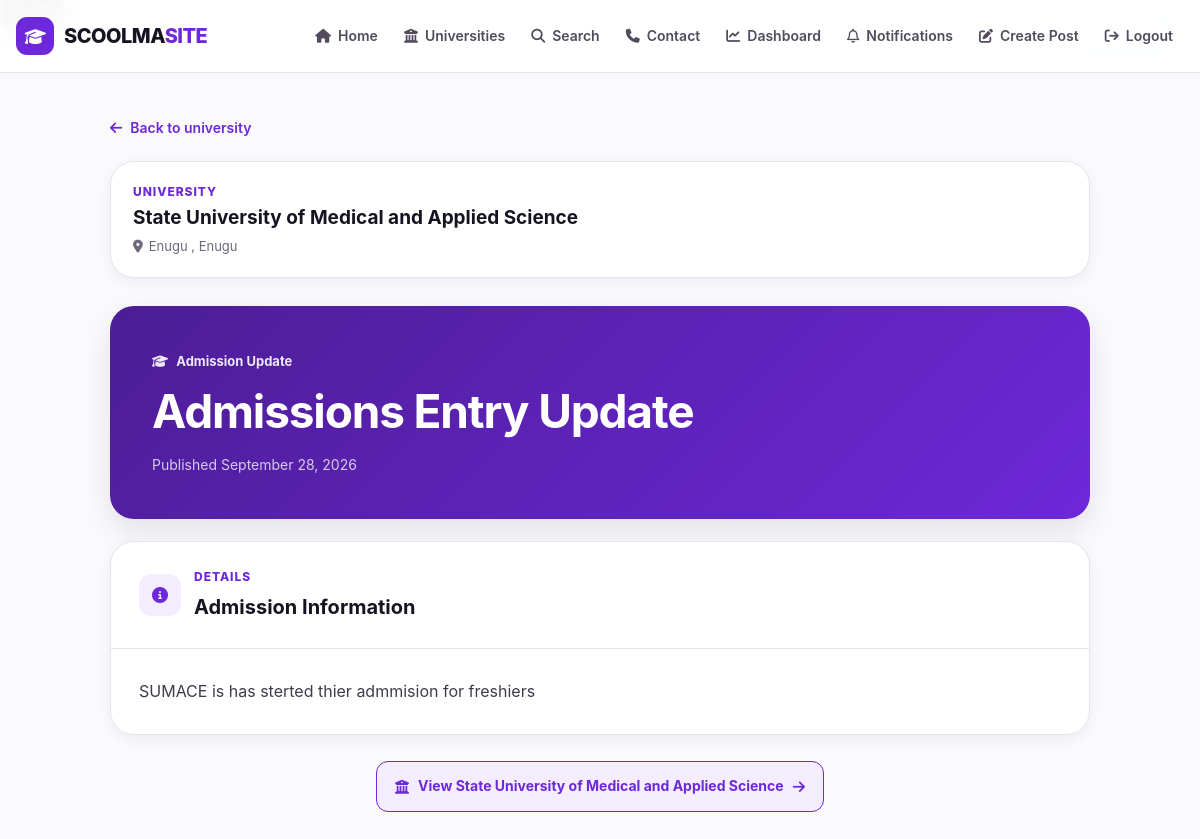
The app's page /admissions/5/ (signed in) with its own data.
### admissions/models.py (models this page shows, shortened)
class AdmissionUpdate(models.Model):
    university = models.ForeignKey(
        "uni.University",
        on_delete=models.CASCADE,
        related_name="admission_updates"
    )
    author = models.ForeignKey(
        User,
        on_delete=models.SET_NULL,
        null=True,
        blank=True,
        related_name="admission_updates"
    )
    title = models.CharField(max_length=200)
    content = models.TextField()
    admission_session = models.CharField(
        max_length=50,
        blank=True
    )
    application_start = models.DateField(
        null=True,
        blank=True
    )
    application_deadline = models.DateField(
        null=True,
        blank=True
    )
    official_link = models.URLField(
        blank=True
    )
    is_verified = models.BooleanField(default=False)
    is_published = models.BooleanField(default=True)
    created_at = models.DateTimeField(auto_now_add=True)
    updated_at = models.DateTimeField(auto_now=True)
    class Meta:
        ordering = ["-created_at"]

### uni/models.py (models this page shows, shortened)
class University(models.Model):
    name = models.CharField(max_length=200)
    short_name = models.CharField(max_length=50, blank=True)
    country = models.CharField(max_length=100, default="Nigeria")
    state = models.CharField(max_length=100, blank=True)
    city = models.CharField(max_length=100, blank=True)
    description = models.TextField(blank=True)
    logo = models.ImageField(
        upload_to="universities/logos/",
        blank=True,
        null=True
    )
    cover_image = models.ImageField(
        upload_to="universities/covers/",
        blank=True,
        null=True
    )
    website = models.URLField(blank=True)
    is_verified = models.BooleanField(default=False)
    created_at = models.DateTimeField(auto_now_add=True)
    updated_at = models.DateTimeField(auto_now=True)
    class Meta:
        ordering = ["name"]

### admissions/views.py (the view)
def admission_detail(request, admission_id):
    admission = get_object_or_404(
        AdmissionUpdate.objects.select_related("university", "author"),
        id=admission_id,
        is_published=True
    )
    return render(
        request,
        "admissions/detail.html",
        {
            "admission": admission,
        }
    )

### notifications/context_processors.py (called while the page is built)
def notification_count(request):
    if not request.user.is_authenticated:
        return {
            "unread_notification_count": 0
        }
    count = Notification.objects.filter(
        recipient=request.user,
        is_read=False
    ).count()
    return {
        "unread_notification_count": count
    }

### templates/admissions/detail.html (shortened to what this page needs)
{% extends "base.html" %}
{% load static %}
{% block page_css %}
<link rel="stylesheet" href="{% static 'css/admission-detail.css' %}"> {% endblock %}
{% block content %}
<main class="admission-page">
<div class="admission-container">
    <a
        href="{% url 'university_detail' admission.university.id %}"
        class="admission-back"
    >
        <i class="fa-solid fa-arrow-left"></i>
        Back to university
    </a>
    <section class="admission-university">
        <div class="university-brand">
            <div class="university-details">
                <span class="section-label">
                    University
                </span>
                <h2>
                    {{ admission.university.name }}
                </h2>
                {% if admission.university.city or admission.university.state %}
                    <p>
                        <i class="fa-solid fa-location-dot"></i>
                        {% if admission.university.city %}
                            {{ admission.university.city }}
                        {% endif %}
                        {% if admission.university.city and admission.university.state %}
                            ,
                        {% endif %}
                        {% if admission.university.state %}
                            {{ admission.university.state }}
                        {% endif %}
                    </p>
                {% endif %}
            </div>
        </div>
        {% if admission.is_verified %}
            <div class="verified-badge">
            </div>
        {% endif %}
    </section>
    <section class="admission-heading">
        <span class="admission-eyebrow">
            <i class="fa-solid fa-graduation-cap"></i>
            Admission Update
        </span>
        <h1>
            {{ admission.title }}
        </h1>
        <p class="published-date">
            Published {{ admission.created_at|date:"F d, Y" }}
        </p>
    </section>
    <article class="admission-content">
        <div class="content-header">
            <div class="content-icon">
                <i class="fa-solid fa-circle-info"></i>
            </div>
            <div>
                <span class="section-label">
                    Details
                </span>
                <h2>
                    Admission Information
                </h2>
            </div>
        </div>
        <div class="content-body">
            {{ admission.content|linebreaks }}
        </div>
    </article>
    <div class="admission-actions">
        <a
            href="{% url 'university_detail' admission.university.id %}"
            class="university-button"
        >
            <i class="fa-solid fa-building-columns"></i>
            View
            {{ admission.university.name }}
            <i class="fa-solid fa-arrow-right"></i>
        </a>
    </div>
</div>
</main>
{% endblock %}

### static/css/base.css (style rules this page uses)
:root { --purple: #6d28d9; --purple-dark: #4c1d95; --purple-deep: #32115f; --purple-soft: #f3edff; --ink: #171321; --muted: #6f687a; --white: #ffffff; --surface: #faf9fc; --border: #e8e4ee; --success: #16845b; --danger: #d63b4a; --shadow-sm: 0 4px 14px rgba(31, 20, 51, 0.06); --shadow-md: 0 12px 30px rgba(31, 20, 51, 0.10); --radius-sm: 10px; --radius-md: 16px; --radius-lg: 24px; --container: 1180px; }
* { box-sizing: border-box; margin: 0; padding: 0; }
html { scroll-behavior: smooth; }
body { min-height: 100vh; background: var(--surface); color: var(--ink); font-family: Inter, -apple-system, BlinkMacSystemFont, "Segoe UI", sans-serif; line-height: 1.6; }
a { color: inherit; text-decoration: none; }
main { min-height: 60vh; }
.verified-badge { position: absolute; top: 13px; right: 13px; display: inline-flex; align-items: center; gap: 5px; padding: 6px 9px; border-radius: 20px; background: rgba(255,255,255,0.94); color: var(--purple); font-size: 10px; font-weight: 800; box-shadow: 0 5px 14px rgba(20, 10, 40, 0.12); }

### static/css/admission-detail.css (style rules this page uses)
.admission-page { background: var(--surface); min-height: calc(100vh - 80px); padding: 42px 20px 70px; }
.admission-container { width: min(100%, 980px); margin: 0 auto; }
.admission-back { display: inline-flex; align-items: center; gap: 8px; color: var(--muted); text-decoration: none; font-size: 14px; font-weight: 600; margin-bottom: 22px; transition: color 0.2s ease; }
.admission-back { color: var(--purple); }
.admission-university { display: flex; align-items: center; justify-content: space-between; gap: 20px; background: var(--white); border: 1px solid var(--border); border-radius: var(--radius-lg); padding: 20px 22px; box-shadow: var(--shadow-sm); margin-bottom: 28px; }
.university-brand { display: flex; align-items: center; gap: 15px; min-width: 0; }
.university-details { min-width: 0; }
.section-label { display: block; color: var(--purple); font-size: 12px; font-weight: 800; letter-spacing: 0.08em; text-transform: uppercase; margin-bottom: 5px; }
.university-details h2 { color: var(--ink); font-size: 19px; line-height: 1.3; margin: 0 0 5px; }
.university-details p { display: flex; align-items: center; gap: 6px; color: var(--muted); font-size: 13px; margin: 0; }
.verified-badge { display: inline-flex; align-items: center; gap: 7px; flex-shrink: 0; background: #ecfdf5; color: var(--success); border: 1px solid #c9f0df; border-radius: 999px; padding: 8px 12px; font-size: 12px; font-weight: 800; }
.admission-heading { background: linear-gradient( 135deg, var(--purple-dark), var(--purple) ); color: var(--white); border-radius: var(--radius-lg); padding: 42px; margin-bottom: 22px; box-shadow: var(--shadow-md); }
.admission-eyebrow { display: inline-flex; align-items: center; gap: 8px; font-size: 13px; font-weight: 700; opacity: 0.9; margin-bottom: 14px; }
.admission-heading h1 { max-width: 800px; font-size: clamp(30px, 5vw, 46px); line-height: 1.12; letter-spacing: -0.025em; margin: 0; }
.published-date { color: rgba(255, 255, 255, 0.76); font-size: 14px; margin: 17px 0 0; }
.admission-content { background: var(--white); border: 1px solid var(--border); border-radius: var(--radius-lg); box-shadow: var(--shadow-sm); overflow: hidden; margin-bottom: 22px; }
.content-header { display: flex; align-items: center; gap: 13px; padding: 25px 28px; border-bottom: 1px solid var(--border); }
.content-icon { width: 42px; height: 42px; flex: 0 0 42px; display: flex; align-items: center; justify-content: center; background: var(--purple-soft); color: var(--purple); border-radius: 12px; }
.content-header h2 { color: var(--ink); font-size: 20px; margin: 0; }
.content-body { color: #403a4b; font-size: 16px; line-height: 1.85; padding: 28px; }
.content-body p { margin: 0 0 18px; }
.content-body p { margin-bottom: 0; }
.admission-actions { display: flex; justify-content: center; padding-top: 4px; }
.university-button { display: inline-flex; align-items: center; gap: 9px; background: var(--white); color: var(--purple); border: 1px solid #d9cdf4; border-radius: 12px; padding: 13px 18px; text-decoration: none; font-size: 14px; font-weight: 700; transition: 0.2s ease; }
.university-button { background: var(--purple-soft); border-color: var(--purple); }

### records on screen
AdmissionUpdate: university.name "State University of Medical and Applied Science", university.city "Enugu", university.state "Enugu", title "Admissions Entry Update", created_at "September 28, 2026", content "SUMACE is has sterted thier admmision for freshiers"
